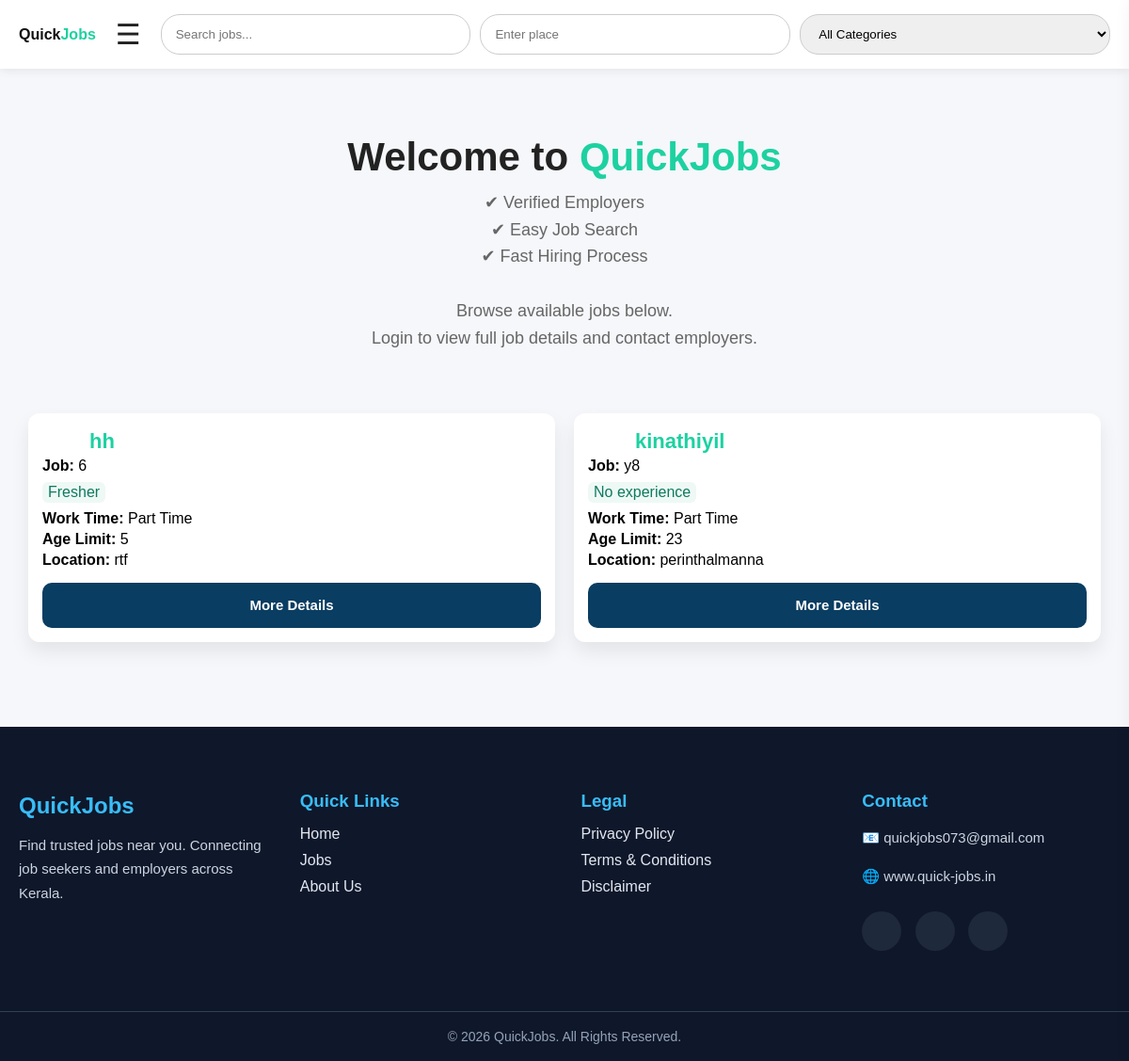
The app's page /, older data.
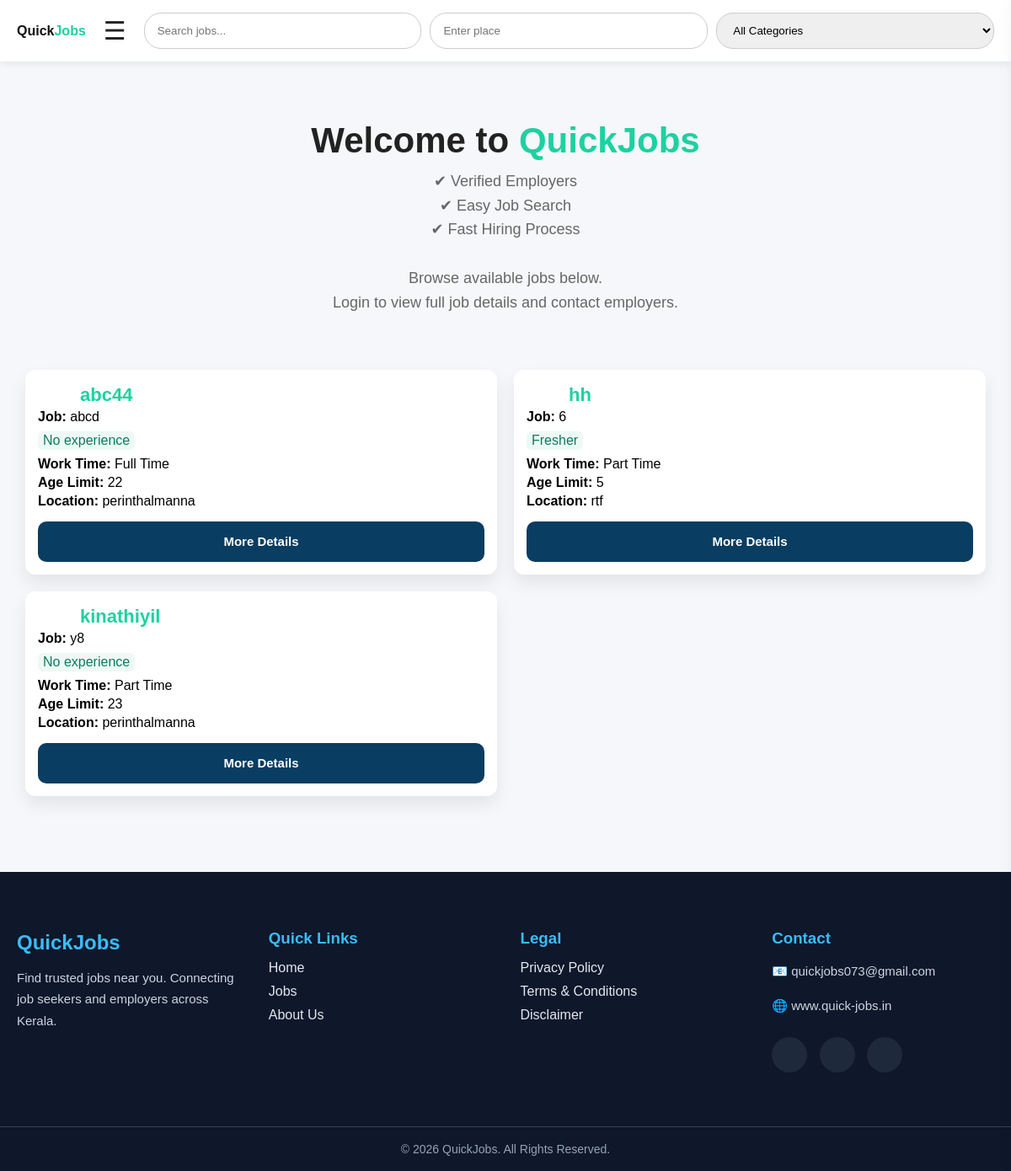
The same page, newer data.
### myapp/models.py (models this page shows, shortened)
class Job(models.Model):
    owner = models.ForeignKey(
        User,
        on_delete=models.CASCADE,
        related_name="jobs",
        null=True,
        blank=True,
    )
    shop_name = models.CharField(
        max_length=150,
    )
    title = models.CharField(
        max_length=150,
    )
    category = models.ForeignKey(
        Category,
        on_delete=models.PROTECT,
        related_name="jobs",
        null=True,
        blank=True,
    )
    experience = models.CharField(
        max_length=100,
        default="Fresher",
    )
    work_time = models.CharField(
        max_length=100,
    )
    gender = models.CharField(max_length=20, blank=True)
    education = models.CharField(max_length=100, blank=True)
    age_limit = models.CharField(
        max_length=50,
        blank=True,
    )
    location = models.CharField(
        max_length=100,
    )
    salary = models.CharField(
        max_length=100,
    )
    phone = models.CharField(
        max_length=15,
        validators=[phone_validator],
    )
    description = models.TextField(
        blank=True,
    )
    is_verified = models.BooleanField(
        default=True,
    )
    owner_name = models.CharField(
        max_length=150,
        blank=True
    )
    shop_photo = models.ImageField(
        upload_to="shop_photos/",
        null=True,
        blank=True
    )
    created_at = models.DateTimeField(
        auto_now_add=True,
    )
    class Meta:
        ordering = ["-created_at"]

### myapp/views.py (the view, shortened to what this page needs)
# urls.py: 2. Add a URL to urlpatterns:  path('', views.home, name='home')
def home(request):
    jobs = (
        Job.objects
        .filter(is_verified=True)
        .select_related("category", "owner")
        .order_by("-id")
    )
    categories = Category.objects.all().order_by("name")
    q = request.GET.get("q", "").strip()
    place = request.GET.get("place", "").strip()
    category_id = request.GET.get("category", "").strip()
    if place:
        jobs = jobs.filter(location__icontains=place)
    if category_id.isdigit():
        jobs = jobs.filter(category_id=int(category_id))
    saved_job_ids = set()
    if request.user.is_authenticated:
        saved_job_ids = set(
            SavedJob.objects.filter(
                user=request.user
            ).values_list("job_id", flat=True)
        )
    return render(
        request,
        "home.html",
        {
            "jobs": jobs,
            "categories": categories,
            "saved_job_ids": saved_job_ids,
        },
    )

### templates/home.html (shortened to what this page needs)
{% load static %}
<!DOCTYPE html>
<html lang="en">
<head>
<link rel="stylesheet" href="{% static 'css/home.css' %}">
    <link rel="stylesheet" href="https://cdnjs.cloudflare.com/ajax/libs/font-awesome/6.7.2/css/all.min.css">
</head>
<body>
<header class="navbar">
    <div class="logo">
        <a href="{% url 'home' %}">Quick<span>Jobs</span></a>
    </div>
    <div class="profile">
        <button class="menu-btn" onclick="openMenu()">☰</button>
    </div>
    <form class="search-box" method="GET" id="searchForm">
        <input
        type="text"
        class="search"
        name="q"
        placeholder="Search jobs..."
        value="{{ request.GET.q }}">
        <input
        type="text"
        class="search"
        name="place"
        placeholder="Enter place"
        value="{{ request.GET.place }}">
        <select name="category" class="search">
            <option value="">All Categories</option>
        </select>
    </form>
</header>
{% if user.is_authenticated %}
<section class="welcome">
    <h2>
        Welcome,
        {{ user.profile.full_name|default:user.first_name }}
    </h2>
    <p>
        Find your next opportunity.<br>
        Search jobs, save favourites and contact employers instantly.
    </p>
</section>
{% else %}
<section class="hero">
    <h1>Welcome to <span>QuickJobs</span> </h1>
    <p>
        ✔ Verified Employers<br>
        ✔ Easy Job Search<br>
        ✔ Fast Hiring Process<br><br>
        Browse available jobs below.<br>
        Login to view full job details and contact employers.
    </p>
</section>
{% endif %}
<section class="job-list">
{% for job in jobs %}
<div class="job-card">
<div class="job-main">
<h3>{{ job.shop_name }}</h3>
<p><b>Job:</b> {{ job.title }}</p>
<p class="exp">
{{ job.experience|default:"Fresher" }}
</p>
<p><b>Work Time:</b> {{ job.work_time|default:"Full Time" }}</p>
<p><b>Age Limit:</b> {{ job.age_limit|default:"Not specified" }}</p>
<p><b>Location:</b> {{ job.location }}</p>
</div>
<div class="contact-box">
{% if user.is_authenticated %}
<a href="{% url 'job_details' job.id %}">
    <button class="details-btn">More Details</button>
</a>
{% else %}
<a href="{% url 'login' %}">
    <button class="details-btn">More Details</button>
</a>
{% endif %}
</div>
</div>
{% empty %}
<p class="no-job">No jobs available</p>
{% endfor %}
</section>
<footer class="footer">
    <div class="footer-container">
        <div class="footer-box">
            <h2>QuickJobs</h2>
            <p>
                Find trusted jobs near you. Connecting job seekers and employers across Kerala.
            </p>
        </div>
        <div class="footer-box">
            <h3>Quick Links</h3>
            <a href="/">Home</a>
            <a href="/">Jobs</a>
            <a href="#">About Us</a>
        </div>
        <div class="footer-box">
            <h3>Legal</h3>
            <a href="{% url 'privacy_policy' %}">Privacy Policy</a>
            <a href="{% url 'terms'%}">Terms & Conditions</a>
            <a href="{% url 'disclaimer'%}">Disclaimer</a>
        </div>
        <div class="footer-box">
            <h3>Contact</h3>
            <p>📧 quickjobs073@gmail.com</p>
            <p>🌐 www.quick-jobs.in</p>
            <div class="social-icons">
                <a href="#"></a>
                <a href="#"></a>
                <a href="#"></a>
            </div>
        </div>
    </div>
    <div class="footer-bottom">
        © 2026 QuickJobs. All Rights Reserved.
    </div>
</footer>
</body>
</html>

Row changes from the older to the newer data that the page shows:
added Job: shop_name "abc44", title "abcd", experience "No experience", work_time "Full Time", age_limit "22", location "perinthalmanna"
